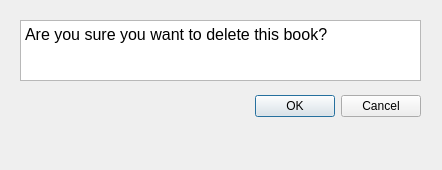
<?xml version="1.0" encoding="UTF-8"?>
<ui version="4.0">
 <class>Dialog</class>
 <widget class="QDialog" name="Dialog">
  <property name="geometry">
   <rect>
    <x>0</x>
    <y>0</y>
    <width>442</width>
    <height>170</height>
   </rect>
  </property>
  <property name="windowTitle">
   <string>Dialog</string>
  </property>
  <widget class="QDialogButtonBox" name="del_buttonbox">
   <property name="geometry">
    <rect>
     <x>80</x>
     <y>90</y>
     <width>341</width>
     <height>32</height>
    </rect>
   </property>
   <property name="orientation">
    <enum>Qt::Horizontal</enum>
   </property>
   <property name="standardButtons">
    <set>QDialogButtonBox::Cancel|QDialogButtonBox::Ok</set>
   </property>
  </widget>
  <widget class="QTextBrowser" name="del_dialog">
   <property name="geometry">
    <rect>
     <x>20</x>
     <y>20</y>
     <width>401</width>
     <height>61</height>
    </rect>
   </property>
   <property name="html">
    <string>&lt;!DOCTYPE HTML PUBLIC &quot;-//W3C//DTD HTML 4.0//EN&quot; &quot;http://www.w3.org/TR/REC-html40/strict.dtd&quot;&gt;
&lt;html&gt;&lt;head&gt;&lt;meta name=&quot;qrichtext&quot; content=&quot;1&quot; /&gt;&lt;style type=&quot;text/css&quot;&gt;
p, li { white-space: pre-wrap; }
&lt;/style&gt;&lt;/head&gt;&lt;body style=&quot; font-family:'MS Shell Dlg 2'; font-size:7.8pt; font-weight:400; font-style:normal;&quot;&gt;
&lt;p style=&quot; margin-top:12px; margin-bottom:12px; margin-left:0px; margin-right:0px; -qt-block-indent:0; text-indent:0px;&quot;&gt;&lt;span style=&quot; font-size:12pt;&quot;&gt;Are you sure you want to delete this book?&lt;/span&gt;&lt;/p&gt;&lt;/body&gt;&lt;/html&gt;</string>
   </property>
  </widget>
 </widget>
 <resources/>
 <connections>
  <connection>
   <sender>del_buttonbox</sender>
   <signal>accepted()</signal>
   <receiver>Dialog</receiver>
   <slot>accept()</slot>
   <hints>
    <hint type="sourcelabel">
     <x>248</x>
     <y>254</y>
    </hint>
    <hint type="destinationlabel">
     <x>157</x>
     <y>274</y>
    </hint>
   </hints>
  </connection>
  <connection>
   <sender>del_buttonbox</sender>
   <signal>rejected()</signal>
   <receiver>Dialog</receiver>
   <slot>reject()</slot>
   <hints>
    <hint type="sourcelabel">
     <x>316</x>
     <y>260</y>
    </hint>
    <hint type="destinationlabel">
     <x>286</x>
     <y>274</y>
    </hint>
   </hints>
  </connection>
 </connections>
</ui>
